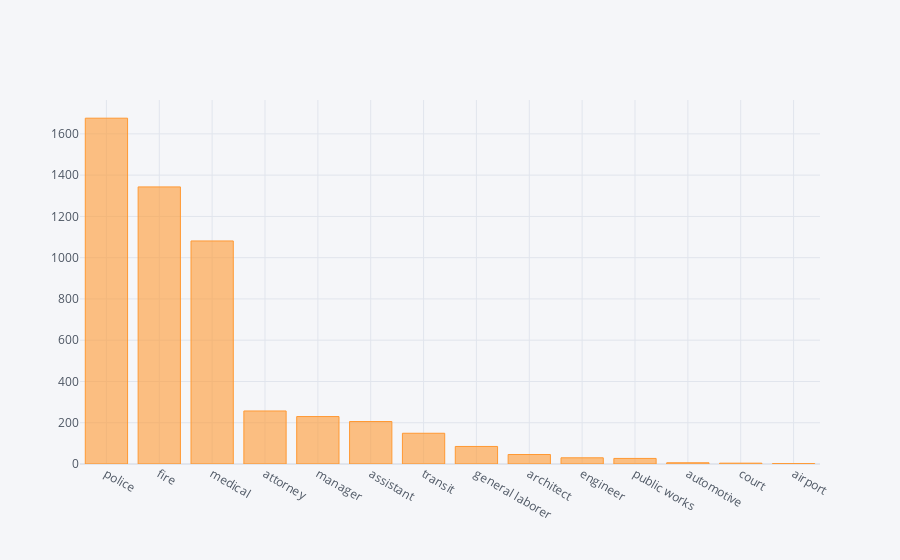

Write notebook code for a chart like this one.
### Markdown cell above
#I can easily notice that there is evidence of pay discrimination based on gender.
#In only 4 gropus (15%) women earn noticeably more than men.
#In 9 groups (35%) women and men earn more or less the same amount of money.
#In remaining 13 (50%!) groups men earn significantly more than women.
#The biggest difference can be seen in the engineer group.

### Code cell
# The code we provided creates a grouped bar chart using the Plotly library 
# to visualize the average 'TotalPay' for different job titles, separated by gender.

salaries_more_than_200k=df[df['TotalPay']>200000]['GeneralJobTitle'].value_counts().drop('other')
salaries_more_than_200k.iplot(kind='bar')

### Figure 1 — Plotly figure (JSON) as saved in the notebook; plotly's stock layout.template omitted (floating-point values rounded to 4 significant figures)
{"data": [{"marker": {"color": "rgba(255, 153, 51, 0.6)", "line": {"color": "rgba(255, 153, 51, 1.0)", "width": 1}}, "name": "GeneralJobTitle", "orientation": "v", "text": "", "type": "bar", "x": ["police", "fire", "medical", "attorney", "manager", "assistant", "transit", "general laborer", "architect", "engineer", "public works", "automotive", "court", "airport"], "y": [1676, 1343, 1081, 257, 230, 206, 149, 85, 46, 30, 27, 6, 4, 2]}], "layout": {"legend": {"bgcolor": "#F5F6F9", "font": {"color": "#4D5663"}}, "paper_bgcolor": "#F5F6F9", "plot_bgcolor": "#F5F6F9", "title": {"font": {"color": "#4D5663"}}, "xaxis": {"gridcolor": "#E1E5ED", "showgrid": true, "tickfont": {"color": "#4D5663"}, "title": {"font": {"color": "#4D5663"}, "text": ""}, "zerolinecolor": "#E1E5ED"}, "yaxis": {"gridcolor": "#E1E5ED", "showgrid": true, "tickfont": {"color": "#4D5663"}, "title": {"font": {"color": "#4D5663"}, "text": ""}, "zerolinecolor": "#E1E5ED"}}}
